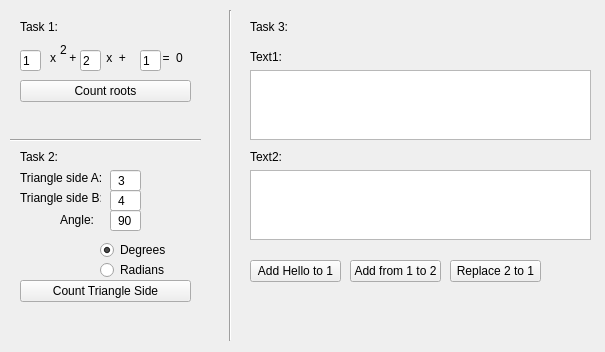
<?xml version="1.0" encoding="UTF-8"?>
<ui version="4.0">
 <class>MainWindow</class>
 <widget class="QMainWindow" name="MainWindow">
  <property name="geometry">
   <rect>
    <x>0</x>
    <y>0</y>
    <width>605</width>
    <height>352</height>
   </rect>
  </property>
  <property name="windowTitle">
   <string>MainWindow</string>
  </property>
  <widget class="QWidget" name="centralwidget">
   <widget class="QLineEdit" name="lineEdit_a">
    <property name="geometry">
     <rect>
      <x>20</x>
      <y>50</y>
      <width>21</width>
      <height>21</height>
     </rect>
    </property>
    <property name="inputMask">
     <string>#00</string>
    </property>
    <property name="text">
     <string>1</string>
    </property>
    <property name="alignment">
     <set>Qt::AlignCenter</set>
    </property>
   </widget>
   <widget class="QLabel" name="label">
    <property name="geometry">
     <rect>
      <x>50</x>
      <y>50</y>
      <width>141</width>
      <height>16</height>
     </rect>
    </property>
    <property name="text">
     <string>x    +         x  +           =  0</string>
    </property>
   </widget>
   <widget class="QLabel" name="label_2">
    <property name="geometry">
     <rect>
      <x>60</x>
      <y>40</y>
      <width>20</width>
      <height>20</height>
     </rect>
    </property>
    <property name="text">
     <string>2</string>
    </property>
   </widget>
   <widget class="QLineEdit" name="lineEdit_b">
    <property name="geometry">
     <rect>
      <x>80</x>
      <y>50</y>
      <width>21</width>
      <height>21</height>
     </rect>
    </property>
    <property name="inputMask">
     <string>#00</string>
    </property>
    <property name="text">
     <string>2</string>
    </property>
    <property name="alignment">
     <set>Qt::AlignCenter</set>
    </property>
   </widget>
   <widget class="QLineEdit" name="lineEdit_c">
    <property name="geometry">
     <rect>
      <x>140</x>
      <y>50</y>
      <width>21</width>
      <height>21</height>
     </rect>
    </property>
    <property name="inputMask">
     <string>#00</string>
    </property>
    <property name="text">
     <string>1</string>
    </property>
    <property name="alignment">
     <set>Qt::AlignCenter</set>
    </property>
   </widget>
   <widget class="QLabel" name="label_Task1">
    <property name="geometry">
     <rect>
      <x>20</x>
      <y>20</y>
      <width>47</width>
      <height>14</height>
     </rect>
    </property>
    <property name="text">
     <string>Task 1:</string>
    </property>
   </widget>
   <widget class="QPushButton" name="pushButton_countRoots">
    <property name="geometry">
     <rect>
      <x>20</x>
      <y>80</y>
      <width>171</width>
      <height>22</height>
     </rect>
    </property>
    <property name="text">
     <string>Count roots</string>
    </property>
   </widget>
   <widget class="QLabel" name="label_result_squareEquation">
    <property name="geometry">
     <rect>
      <x>20</x>
      <y>110</y>
      <width>171</width>
      <height>16</height>
     </rect>
    </property>
    <property name="text">
     <string/>
    </property>
   </widget>
   <widget class="Line" name="line">
    <property name="geometry">
     <rect>
      <x>10</x>
      <y>130</y>
      <width>191</width>
      <height>20</height>
     </rect>
    </property>
    <property name="orientation">
     <enum>Qt::Horizontal</enum>
    </property>
   </widget>
   <widget class="QLabel" name="label_Task2">
    <property name="geometry">
     <rect>
      <x>20</x>
      <y>150</y>
      <width>47</width>
      <height>14</height>
     </rect>
    </property>
    <property name="text">
     <string>Task 2:</string>
    </property>
   </widget>
   <widget class="QLabel" name="label_4">
    <property name="geometry">
     <rect>
      <x>20</x>
      <y>170</y>
      <width>81</width>
      <height>16</height>
     </rect>
    </property>
    <property name="text">
     <string>Triangle side A:</string>
    </property>
   </widget>
   <widget class="QLabel" name="label_5">
    <property name="geometry">
     <rect>
      <x>20</x>
      <y>190</y>
      <width>81</width>
      <height>16</height>
     </rect>
    </property>
    <property name="text">
     <string>Triangle side B:</string>
    </property>
   </widget>
   <widget class="QLabel" name="label_6">
    <property name="geometry">
     <rect>
      <x>60</x>
      <y>210</y>
      <width>41</width>
      <height>20</height>
     </rect>
    </property>
    <property name="text">
     <string>Angle:</string>
    </property>
   </widget>
   <widget class="QLineEdit" name="lineEdit_triangleSideA">
    <property name="geometry">
     <rect>
      <x>110</x>
      <y>170</y>
      <width>31</width>
      <height>21</height>
     </rect>
    </property>
    <property name="inputMask">
     <string>#00</string>
    </property>
    <property name="text">
     <string>3</string>
    </property>
    <property name="alignment">
     <set>Qt::AlignCenter</set>
    </property>
   </widget>
   <widget class="QLineEdit" name="lineEdit_triangleSideB">
    <property name="geometry">
     <rect>
      <x>110</x>
      <y>190</y>
      <width>31</width>
      <height>21</height>
     </rect>
    </property>
    <property name="inputMask">
     <string>#00</string>
    </property>
    <property name="text">
     <string>4</string>
    </property>
    <property name="alignment">
     <set>Qt::AlignCenter</set>
    </property>
   </widget>
   <widget class="QLineEdit" name="lineEdit_triangleAngle">
    <property name="geometry">
     <rect>
      <x>110</x>
      <y>210</y>
      <width>31</width>
      <height>21</height>
     </rect>
    </property>
    <property name="inputMask">
     <string/>
    </property>
    <property name="text">
     <string>90</string>
    </property>
    <property name="alignment">
     <set>Qt::AlignCenter</set>
    </property>
   </widget>
   <widget class="QRadioButton" name="radioButton_degrees">
    <property name="geometry">
     <rect>
      <x>100</x>
      <y>240</y>
      <width>85</width>
      <height>20</height>
     </rect>
    </property>
    <property name="text">
     <string>Degrees</string>
    </property>
    <property name="checked">
     <bool>true</bool>
    </property>
   </widget>
   <widget class="QRadioButton" name="radioButton_radians">
    <property name="geometry">
     <rect>
      <x>100</x>
      <y>260</y>
      <width>85</width>
      <height>20</height>
     </rect>
    </property>
    <property name="text">
     <string>Radians</string>
    </property>
   </widget>
   <widget class="QPushButton" name="pushButton_countTriangleSide">
    <property name="geometry">
     <rect>
      <x>20</x>
      <y>280</y>
      <width>171</width>
      <height>22</height>
     </rect>
    </property>
    <property name="text">
     <string>Count Triangle Side</string>
    </property>
   </widget>
   <widget class="QLabel" name="label_result_triangleSide">
    <property name="geometry">
     <rect>
      <x>20</x>
      <y>310</y>
      <width>171</width>
      <height>16</height>
     </rect>
    </property>
    <property name="text">
     <string/>
    </property>
   </widget>
   <widget class="Line" name="line_3">
    <property name="geometry">
     <rect>
      <x>220</x>
      <y>10</y>
      <width>20</width>
      <height>331</height>
     </rect>
    </property>
    <property name="orientation">
     <enum>Qt::Vertical</enum>
    </property>
   </widget>
   <widget class="QLabel" name="label_Task3">
    <property name="geometry">
     <rect>
      <x>250</x>
      <y>20</y>
      <width>47</width>
      <height>14</height>
     </rect>
    </property>
    <property name="text">
     <string>Task 3:</string>
    </property>
   </widget>
   <widget class="QLabel" name="label_3">
    <property name="geometry">
     <rect>
      <x>250</x>
      <y>50</y>
      <width>47</width>
      <height>14</height>
     </rect>
    </property>
    <property name="text">
     <string>Text1:</string>
    </property>
   </widget>
   <widget class="QLabel" name="label_7">
    <property name="geometry">
     <rect>
      <x>250</x>
      <y>150</y>
      <width>47</width>
      <height>14</height>
     </rect>
    </property>
    <property name="text">
     <string>Text2:</string>
    </property>
   </widget>
   <widget class="QPushButton" name="pushButton_add1to2">
    <property name="geometry">
     <rect>
      <x>350</x>
      <y>260</y>
      <width>91</width>
      <height>22</height>
     </rect>
    </property>
    <property name="text">
     <string>Add from 1 to 2</string>
    </property>
   </widget>
   <widget class="QPushButton" name="pushButton_replace2to1">
    <property name="geometry">
     <rect>
      <x>450</x>
      <y>260</y>
      <width>91</width>
      <height>22</height>
     </rect>
    </property>
    <property name="text">
     <string>Replace 2 to 1</string>
    </property>
   </widget>
   <widget class="QPushButton" name="pushButton_addHello">
    <property name="geometry">
     <rect>
      <x>250</x>
      <y>260</y>
      <width>91</width>
      <height>22</height>
     </rect>
    </property>
    <property name="text">
     <string>Add Hello to 1</string>
    </property>
   </widget>
   <widget class="QTextEdit" name="textEdit_1">
    <property name="geometry">
     <rect>
      <x>250</x>
      <y>70</y>
      <width>341</width>
      <height>70</height>
     </rect>
    </property>
   </widget>
   <widget class="QTextEdit" name="textEdit_2">
    <property name="geometry">
     <rect>
      <x>250</x>
      <y>170</y>
      <width>341</width>
      <height>70</height>
     </rect>
    </property>
   </widget>
  </widget>
 </widget>
 <resources/>
 <connections/>
</ui>
